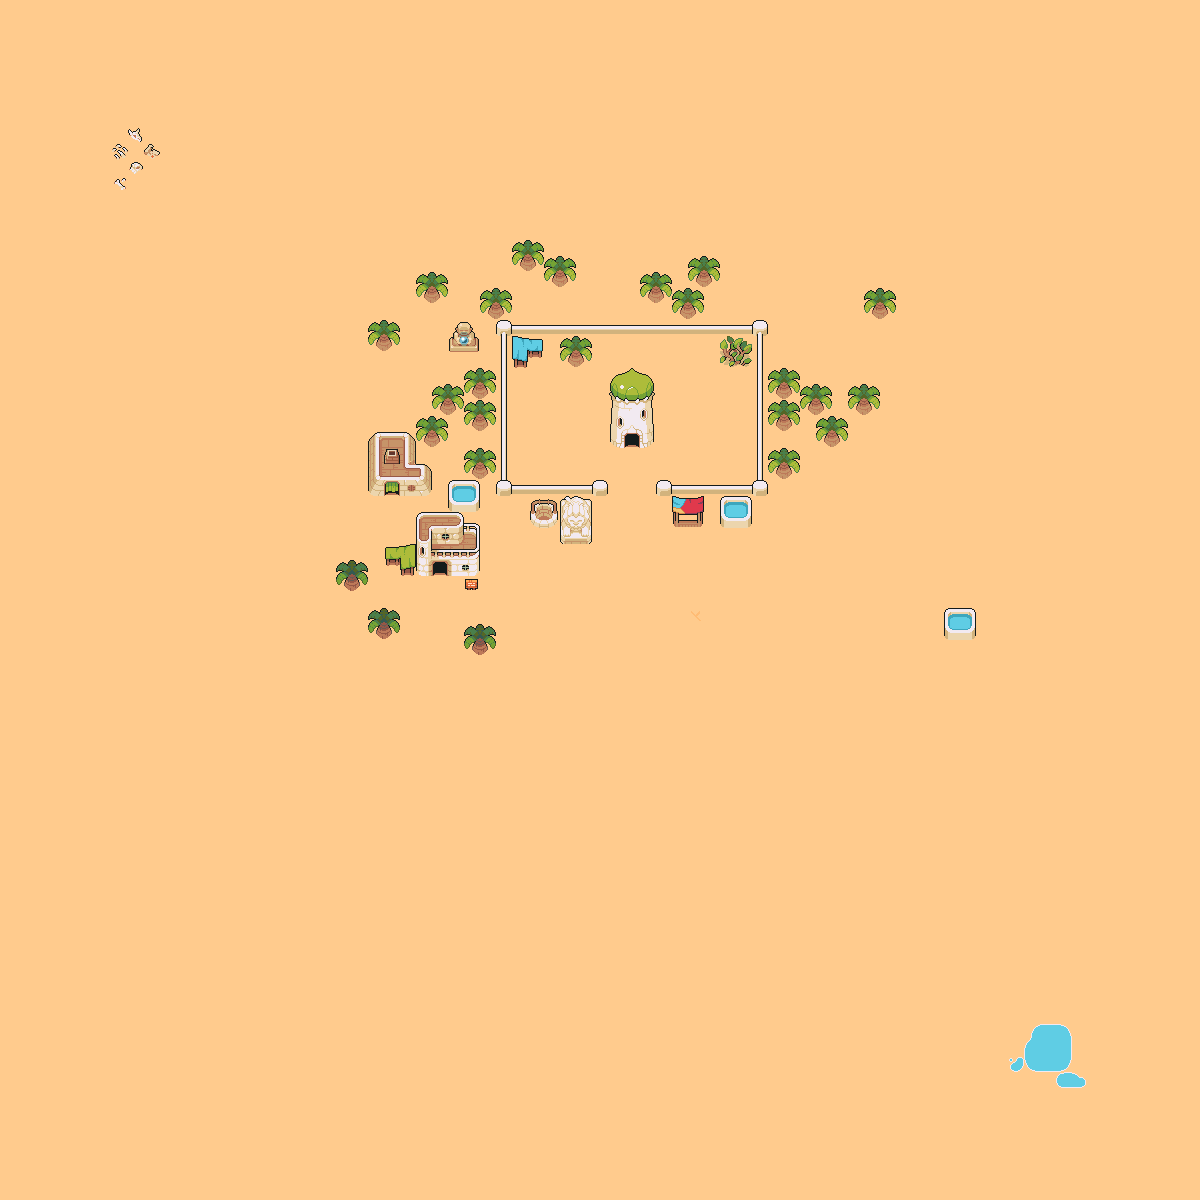

The image is a tile-based game level rendered from a .tmx file. Its description and source (layers, tilesets, objects; grid data summarised) follow:
An orthogonal 75x75 tile map with 16x16 px tiles, 7 tile layers (floor, decorations_1, entity_bottom, player, ...), 4 tilesets and 105 objects (col_10, col_8, col_7, col_12, col_11, ...).

<map version="1.9" tiledversion="1.9.1" orientation="orthogonal" renderorder="right-down" width="75" height="75" tilewidth="16" tileheight="16" infinite="0" nextlayerid="9" nextobjectid="254">
 <tileset firstgid="1" source="floor.tsx" />
 <tileset firstgid="573" source="desert.tsx" />
 <tileset firstgid="813" source="house.tsx" />
 <tileset firstgid="1572" source="elements.tsx" />
 <objectgroup id="8" name="objects">
  <object id="2" name="col_10" x="496" y="320.333" width="15.6667" height="176" />
  <object id="28" name="col_8" x="496.667" y="484.333" width="111" height="10.6667" />
  <object id="31" name="col_7" x="656.667" y="485.667" width="111" height="8" />
  <object id="32" name="col_12" x="658" y="480.667" width="11.3333" height="4" />
  <object id="33" name="col_11" x="594.667" y="480" width="10" height="3.33333" />
  <object id="34" name="col_3" x="610.333" y="431.333" width="14.6667" height="13" />
  <object id="35" name="col_2" x="640" y="431.667" width="13.3333" height="12.3333" />
  <object id="38" name="col_6" x="752.333" y="320.667" width="15" height="173" />
  <object id="39" name="col_9" x="496.333" y="325.333" width="264.667" height="8" />
  <object id="40" name="col_13" x="512.667" y="352.333" width="15" height="8" />
  <object id="41" name="col_14" x="528" y="339" width="14.3333" height="11.6667" />
  <object id="42" name="col_15" x="514.667" y="365.333" width="11.6667" height="1" />
  <object id="44" name="col_17" x="514.25" y="360.375" width="3.3125" height="5.0625" />
  <object id="45" name="col_18" x="523.188" y="360.125" width="3.0625" height="5.75" />
  <object id="48" name="col_16" x="529.063" y="351.25" width="12.75" height="6.125" />
  <object id="49" name="col_19" x="720.182" y="352" width="33.2727" height="11.2727" />
  <object id="53" name="col_29" x="416.364" y="431.636" width="31.6364" height="9.09091" />
  <object id="54" name="col_28" x="432" y="399.455" width="32" height="8" />
  <object id="55" name="col_27" x="464.364" y="415.818" width="31.4545" height="8" />
  <object id="56" name="col_26" x="463.636" y="463.818" width="31.6364" height="8.72727" />
  <object id="57" name="col_25" x="464" y="383.636" width="31.6364" height="8" />
  <object id="58" name="col_24" x="768.333" y="463.333" width="32" height="10.3333" />
  <object id="59" name="col_23" x="768.333" y="414.667" width="31.3333" height="9.33333" />
  <object id="60" name="col_22" x="769.667" y="383.333" width="30" height="8" />
  <object id="62" name="col_21" x="801" y="398.333" width="31.3333" height="10" />
  <object id="63" name="col_20" x="817" y="432" width="31" height="7.66667" />
  <object id="66" name="col_31" x="416.25" y="559.75" width="14.5" height="16" />
  <object id="67" name="col_32" x="450.25" y="559.25" width="28.5" height="16.25" />
  <object id="68" name="col_33" x="432.5" y="406.5" width="31.25" height="8.75" />
  <object id="69" name="col_34" x="464.25" y="389.75" width="31.5" height="9.5" />
  <object id="70" name="col_35" x="464" y="424.75" width="32.5" height="7.25" />
  <object id="71" name="col_36" x="416.5" y="441.25" width="31.5" height="6.25" />
  <object id="72" name="col_37" x="464.25" y="473" width="30" height="5.75" />
  <object id="73" name="col_38" x="767.75" y="471.75" width="32.25" height="8" />
  <object id="74" name="col_39" x="816.5" y="439.25" width="32" height="8.25" />
  <object id="75" name="col_40" x="768.5" y="422.75" width="30.5" height="8.5" />
  <object id="76" name="col_41" x="769.75" y="389.75" width="30" height="9.5" />
  <object id="77" name="col_42" x="801" y="404.25" width="31.25" height="10" />
  <object id="90" name="col_53" x="945.5" y="608" width="30" height="26.5" />
  <object id="116" name="col_69" x="448.531" y="336" width="30.9063" height="15" />
  <object id="118" name="col_70" x="431.75" y="560.25" width="18" height="3.25" />
  <object id="123" name="col_71" x="561.333" y="495.667" width="28.6667" height="46.6667" />
  <object id="124" name="col_72" x="672" y="511.667" width="31.6667" height="15.6667" />
  <object id="125" name="col_73" x="721" y="495" width="29.6667" height="31" />
  <object id="152" name="mtr_Beast_fslime" x="512.5" y="465">
   <point />
  </object>
  <object id="154" name="col_30" x="530" y="500.5" width="28" height="27.75" />
  <object id="156" name="col_94" x="560.727" y="351.818" width="30.5455" height="15.0909" />
  <object id="159" name="col_95" x="639.636" y="288.091" width="32.5455" height="16.4545" />
  <object id="160" name="col_96" x="672" y="303.818" width="32.7273" height="16.5455" />
  <object id="161" name="col_97" x="687.909" y="272.182" width="32.1818" height="16.5455" />
  <object id="162" name="col_98" x="543.818" y="272" width="32.1818" height="16.1818" />
  <object id="163" name="col_99" x="512.364" y="255.818" width="31.4545" height="16.5455" />
  <object id="164" name="col_100" x="480.545" y="303.636" width="30.9091" height="16.7273" />
  <object id="165" name="col_101" x="415.818" y="287.455" width="33.0909" height="17.2727" />
  <object id="166" name="col_102" x="368.182" y="336.182" width="31.8182" height="16.7273" />
  <object id="167" name="col_103" x="863.333" y="303.667" width="32.6667" height="17.3333" />
  <object id="168" name="col_104" x="848.667" y="400.333" width="31.6667" height="17" />
  <object id="170" name="map_desert-house-1.tmx" x="431.909" y="576.091" width="15.9091" height="15.8182" />
  <object id="171" name="spn_desert-house-1.tmx" x="432" y="581.545">
   <point />
  </object>
  <object id="172" name="col_105" x="384.043" y="544.13" width="31.8696" height="15.8261" />
  <object id="173" name="col_106" x="399.957" y="544.13" width="15.9565" height="31.4348" />
  <object id="174" name="col_107" x="448" y="480" width="32" height="32.5" />
  <object id="175" name="col_108" x="376.375" y="432.625" width="29.875" height="15.5" />
  <object id="177" name="col_109" x="369.563" y="438.625" width="6.9375" height="9.5625" />
  <object id="178" name="col_110" x="371.688" y="436.5" width="4.4375" height="1.125" />
  <object id="179" name="col_111" x="373.25" y="434.938" width="2.75" height="1.0625" />
  <object id="181" name="col_112" x="374.938" y="433.188" width="1.1875" height="1.1875" />
  <object id="182" name="col_113" x="406.438" y="433.313" width="2.75" height="2.125" />
  <object id="183" name="col_114" x="406.5" y="435.188" width="4.625" height="3.0625" />
  <object id="185" name="col_115" x="406.5" y="438.625" width="7.5" height="2.875" />
  <object id="187" name="col_116" x="406.375" y="441.813" width="7.5625" height="6.75" />
  <object id="188" name="col_117" x="369.563" y="448.281" width="29.8438" height="6" />
  <object id="189" name="col_118" x="369.545" y="454.455" width="13.4545" height="41.0909" />
  </objectgroup>
 <layer id="1" name="floor" width="75" height="75">
  <data>[5625 cells, 5625 non-empty, 2 distinct tile ids]</data>
 </layer>
 <layer id="2" name="decorations_1" width="75" height="75">
  <data>[5625 cells, 174 non-empty, 77 distinct tile ids]</data>
 </layer>
 <layer id="6" name="entity_bottom" width="75" height="75">
  <data>[5625 cells, 0 non-empty, 0 distinct tile ids]</data>
 </layer>
 <layer id="5" name="player" width="75" height="75">
  <data>[5625 cells, 0 non-empty, 0 distinct tile ids]</data>
 </layer>
 <layer id="7" name="entity_top" width="75" height="75">
  <data>[5625 cells, 0 non-empty, 0 distinct tile ids]</data>
 </layer>
 <layer id="3" name="decorations_2" width="75" height="75">
  <data>[5625 cells, 78 non-empty, 34 distinct tile ids]</data>
 </layer>
 <layer id="4" name="other" width="75" height="75">
  <data>[5625 cells, 1 non-empty, 1 distinct tile ids]</data>
 </layer>
</map>
<!-- 32 of 105 objects omitted -->
